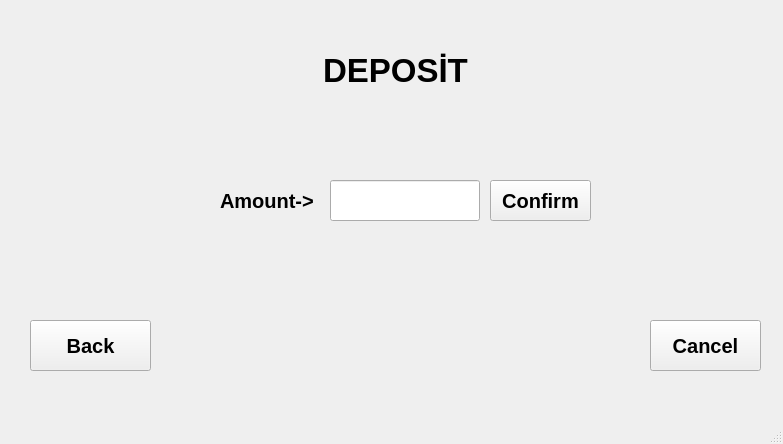
<?xml version="1.0" encoding="UTF-8"?>
<ui version="4.0">
 <class>Deposit</class>
 <widget class="QMainWindow" name="Deposit">
  <property name="geometry">
   <rect>
    <x>0</x>
    <y>0</y>
    <width>783</width>
    <height>444</height>
   </rect>
  </property>
  <property name="windowTitle">
   <string>MainWindow</string>
  </property>
  <widget class="QWidget" name="centralwidget">
   <widget class="QLabel" name="label">
    <property name="geometry">
     <rect>
      <x>270</x>
      <y>0</y>
      <width>251</width>
      <height>141</height>
     </rect>
    </property>
    <property name="font">
     <font>
      <pointsize>25</pointsize>
      <bold>true</bold>
     </font>
    </property>
    <property name="text">
     <string>DEPOSİT</string>
    </property>
    <property name="alignment">
     <set>Qt::AlignCenter</set>
    </property>
   </widget>
   <widget class="QPushButton" name="pushButton_Cancel_Deposit">
    <property name="geometry">
     <rect>
      <x>650</x>
      <y>320</y>
      <width>111</width>
      <height>51</height>
     </rect>
    </property>
    <property name="font">
     <font>
      <pointsize>15</pointsize>
      <bold>true</bold>
     </font>
    </property>
    <property name="text">
     <string>Cancel</string>
    </property>
   </widget>
   <widget class="QPushButton" name="pushButton_Back_Deposit">
    <property name="geometry">
     <rect>
      <x>30</x>
      <y>320</y>
      <width>121</width>
      <height>51</height>
     </rect>
    </property>
    <property name="font">
     <font>
      <pointsize>15</pointsize>
      <bold>true</bold>
     </font>
    </property>
    <property name="text">
     <string>Back</string>
    </property>
   </widget>
   <widget class="QPushButton" name="pushButton_Confirm_Deposit">
    <property name="geometry">
     <rect>
      <x>490</x>
      <y>180</y>
      <width>101</width>
      <height>41</height>
     </rect>
    </property>
    <property name="font">
     <font>
      <pointsize>15</pointsize>
      <bold>true</bold>
     </font>
    </property>
    <property name="text">
     <string>Confirm</string>
    </property>
   </widget>
   <widget class="QLineEdit" name="lineEdit_DepositAmount">
    <property name="geometry">
     <rect>
      <x>330</x>
      <y>180</y>
      <width>150</width>
      <height>41</height>
     </rect>
    </property>
    <property name="font">
     <font>
      <pointsize>15</pointsize>
      <bold>true</bold>
     </font>
    </property>
   </widget>
   <widget class="QLabel" name="label_2">
    <property name="geometry">
     <rect>
      <x>220</x>
      <y>180</y>
      <width>101</width>
      <height>41</height>
     </rect>
    </property>
    <property name="font">
     <font>
      <pointsize>15</pointsize>
      <bold>true</bold>
     </font>
    </property>
    <property name="text">
     <string>Amount-&gt;</string>
    </property>
   </widget>
  </widget>
  <widget class="QMenuBar" name="menubar">
   <property name="geometry">
    <rect>
     <x>0</x>
     <y>0</y>
     <width>783</width>
     <height>22</height>
    </rect>
   </property>
  </widget>
  <widget class="QStatusBar" name="statusbar"/>
 </widget>
 <resources/>
 <connections/>
</ui>
